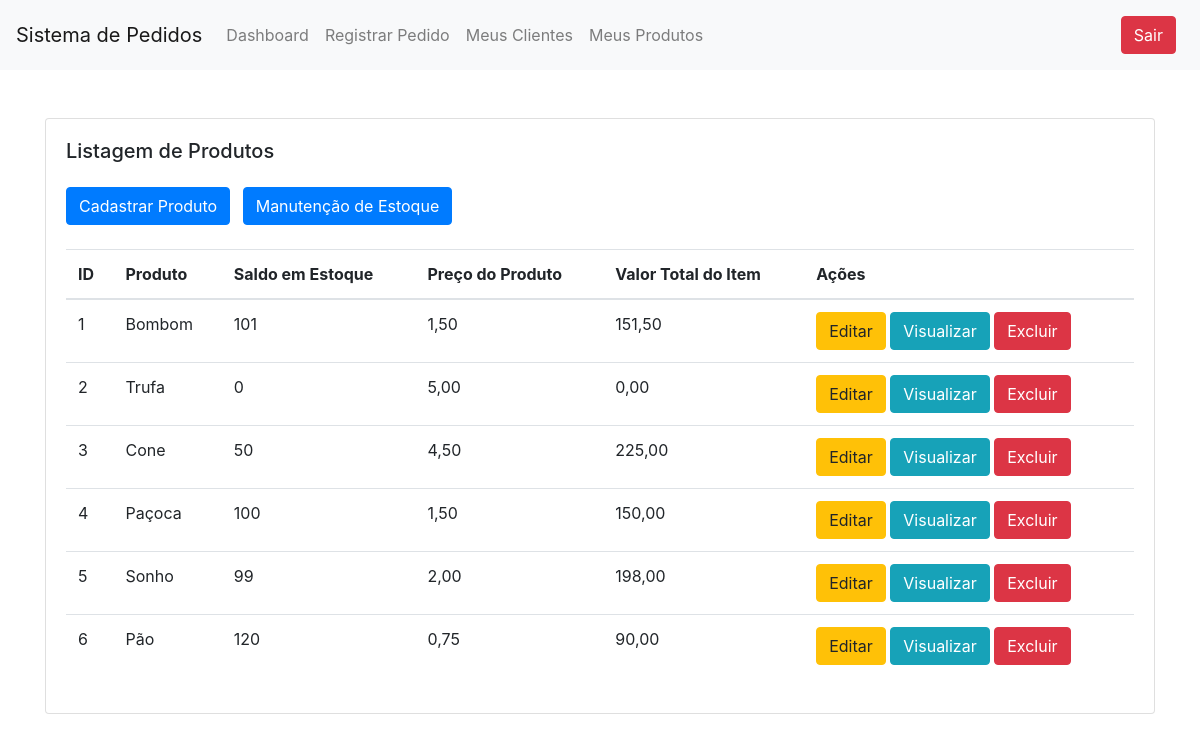
The page /templates/visualizar_produtos.php on the database its author committed.
### tables this page shows
CREATE TABLE `produtos` (
  `id` int(11) NOT NULL AUTO_INCREMENT,
  `nome` varchar(100) NOT NULL,
  `preco_venda` decimal(10,2) NOT NULL,
  `saldo_estoque` int(11) NOT NULL,
  `ativo` tinyint(1) DEFAULT 1,
  PRIMARY KEY (`id`)
);

### templates/visualizar_produtos.php (the view, shortened to what this page needs)
<!DOCTYPE html>
<html lang="en">
<head>
    <link rel="stylesheet" href="https://stackpath.bootstrapcdn.com/bootstrap/4.3.1/css/bootstrap.min.css">
</head>
<body>
    <?php include('menu.php') ?>
    <div class="container mt-5">
        <div class="row">
            <div class="col-md-12">
                <div class="card">
                    <div class="card-body">
                        <h5 class="card-title">Listagem de Produtos</h5>
                        <form action="../templates/cadastrar_produto.php" method="post">
                            <div class="mt-4 mb-4">
                                <button type="submit" class="btn btn-primary">Cadastrar Produto</button>
                                <button type="submit" formaction="../templates/manutencao_estoque.php" class="btn btn-primary ml-2">Manutenção de Estoque</button>
                            </div>
                        </form>
                        <?php
                        include('../config/config.php');
                        $queryProdutos = "SELECT * FROM PRODUTOS WHERE ativo = 1";
                        $stmtProdutos = $conexao->prepare($queryProdutos);
                        $stmtProdutos->execute();
                        $itensProdutos = $stmtProdutos->fetchAll(PDO::FETCH_ASSOC);
                        if ($itensProdutos) {
                            echo "<table class='table'>
                            <thead>
                                <tr>
                                    <th>ID</th>
                                    <th>Produto</th>
                                    <th>Saldo em Estoque</th>
                                    <th>Preço do Produto</th>
                                    <th>Valor Total do Item</th>
                                    <th>Ações</th>
                                </tr>
                            </thead>
                            <tbody>";
                            foreach ($itensProdutos as $item) {
                                $valorTotalItem = $item['saldo_estoque'] * $item['preco_venda'];
                                echo "<tr>
                                    <td>{$item['id']}</td>
                                    <td>{$item['nome']}</td>
                                    <td>{$item['saldo_estoque']}</td>
                                    <td>" . number_format($item['preco_venda'], 2, ',', '.') . "</td>
                                    <td>" . number_format($valorTotalItem, 2, ',', '.') . "</td>
                                    <td>
                                        <a href='../templates/editar_produto.php?id={$item['id']}' class='btn btn-warning'>Editar</a>
                                        <a href='../templates/visualizar_produto.php?id={$item['id']}' class='btn btn-info'>Visualizar</a>
                                        <a href='../templates/excluir_produto.php?id={$item['id']}' class='btn btn-danger'>Excluir</a>
                                    </td>
                                </tr>";
                            }
                            echo "</tbody>
                        </table>";
                        } else {
                            echo "<p class='text-info'>Nenhum item encontrado na listagem de produtos.</p>";
                        }
                        ?>
                    </div>
                </div>
            </div>
        </div>
    </div>
</body>
</html>

### templates/menu.php (shortened to what this page needs)
<nav class="navbar navbar-expand-lg navbar-light bg-light" style="background-color: #f8f9fa;">
    <a class="navbar-brand" href="#">Sistema de Pedidos</a>
    <div class="collapse navbar-collapse" id="navbarNav">
        <ul class="navbar-nav mr-auto">
            <li class="nav-item">
                <a class="nav-link" href="../templates/dashboard.php">Dashboard</a>
            </li>
            <li class="nav-item">
                <a class="nav-link" href="../templates/registrar_pedido.php">Registrar Pedido</a>
            </li>
            <li class="nav-item">
                <a class="nav-link" href="../templates/visualizar_clientes.php">Meus Clientes</a>
            </li>
            <li class="nav-item">
                <a class="nav-link" href="../templates/visualizar_produtos.php">Meus Produtos</a>
            </li>
        </ul>
        <ul class="navbar-nav">
            <li class="nav-item">
                <a class="nav-link" href="../templates/sair.php">
                    <button class="btn btn-danger" style="color: #ffffff;">Sair</button>
                </a>
            </li>
        </ul>
    </div>
</nav>

### rows shown on the page
produtos: id "1", nome "Bombom", saldo_estoque "101", preco_venda "1,50", valorTotalItem "151,50"
produtos: id "2", nome "Trufa", saldo_estoque "0", preco_venda "5,00", valorTotalItem "0,00"
produtos: id "3", nome "Cone", saldo_estoque "50", preco_venda "4,50", valorTotalItem "225,00"
produtos: id "4", nome "Paçoca", saldo_estoque "100", preco_venda "1,50", valorTotalItem "150,00"
produtos: id "5", nome "Sonho", saldo_estoque "99", preco_venda "2,00", valorTotalItem "198,00"
produtos: id "6", nome "Pão", saldo_estoque "120", preco_venda "0,75", valorTotalItem "90,00"
